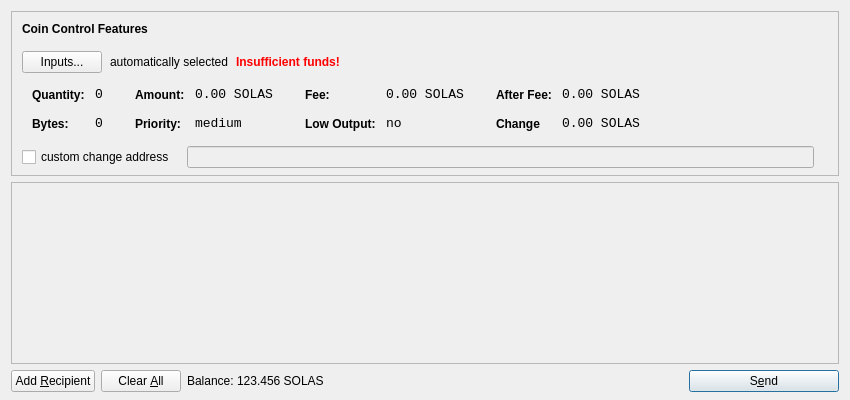
<?xml version="1.0" encoding="UTF-8"?>
<ui version="4.0">
 <class>SendCoinsDialog</class>
 <widget class="QDialog" name="SendCoinsDialog">
  <property name="geometry">
   <rect>
    <x>0</x>
    <y>0</y>
    <width>850</width>
    <height>400</height>
   </rect>
  </property>
  <property name="windowTitle">
   <string>Send Coins</string>
  </property>
  <layout class="QVBoxLayout" name="verticalLayout" stretch="0,1,0">
   <property name="bottomMargin">
    <number>8</number>
   </property>
   <item>
    <widget class="QFrame" name="frameCoinControl">
     <property name="sizePolicy">
      <sizepolicy hsizetype="Expanding" vsizetype="Expanding">
       <horstretch>0</horstretch>
       <verstretch>0</verstretch>
      </sizepolicy>
     </property>
     <property name="maximumSize">
      <size>
       <width>16777215</width>
       <height>16777215</height>
      </size>
     </property>
     <property name="frameShape">
      <enum>QFrame::StyledPanel</enum>
     </property>
     <property name="frameShadow">
      <enum>QFrame::Sunken</enum>
     </property>
     <layout class="QVBoxLayout" name="verticalLayoutCoinControl2">
      <property name="spacing">
       <number>-1</number>
      </property>
      <property name="leftMargin">
       <number>0</number>
      </property>
      <property name="topMargin">
       <number>0</number>
      </property>
      <property name="rightMargin">
       <number>0</number>
      </property>
      <property name="bottomMargin">
       <number>6</number>
      </property>
      <item>
       <layout class="QVBoxLayout" name="verticalLayoutCoinControl" stretch="0,0,0,0,1">
        <property name="spacing">
         <number>0</number>
        </property>
        <property name="leftMargin">
         <number>10</number>
        </property>
        <property name="topMargin">
         <number>10</number>
        </property>
        <item>
         <layout class="QHBoxLayout" name="horizontalLayoutCoinControl1">
          <property name="bottomMargin">
           <number>15</number>
          </property>
          <item>
           <widget class="QLabel" name="labelCoinControlFeatures">
            <property name="sizePolicy">
             <sizepolicy hsizetype="Preferred" vsizetype="Maximum">
              <horstretch>0</horstretch>
              <verstretch>0</verstretch>
             </sizepolicy>
            </property>
            <property name="font">
             <font>
              <weight>75</weight>
              <bold>true</bold>
             </font>
            </property>
            <property name="styleSheet">
             <string notr="true">font-weight:bold;</string>
            </property>
            <property name="text">
             <string>Coin Control Features</string>
            </property>
           </widget>
          </item>
         </layout>
        </item>
        <item>
         <layout class="QHBoxLayout" name="horizontalLayoutCoinControl2" stretch="0,0,0,0">
          <property name="spacing">
           <number>8</number>
          </property>
          <property name="bottomMargin">
           <number>10</number>
          </property>
          <item>
           <widget class="QPushButton" name="pushButtonCoinControl">
            <property name="styleSheet">
             <string notr="true"/>
            </property>
            <property name="text">
             <string>Inputs...</string>
            </property>
           </widget>
          </item>
          <item>
           <widget class="QLabel" name="labelCoinControlAutomaticallySelected">
            <property name="text">
             <string>automatically selected</string>
            </property>
            <property name="margin">
             <number>5</number>
            </property>
           </widget>
          </item>
          <item>
           <widget class="QLabel" name="labelCoinControlInsuffFunds">
            <property name="font">
             <font>
              <weight>75</weight>
              <bold>true</bold>
             </font>
            </property>
            <property name="styleSheet">
             <string notr="true">color:red;font-weight:bold;</string>
            </property>
            <property name="text">
             <string>Insufficient funds!</string>
            </property>
            <property name="margin">
             <number>5</number>
            </property>
           </widget>
          </item>
          <item>
           <spacer name="horizontalSpacerCoinControl">
            <property name="orientation">
             <enum>Qt::Horizontal</enum>
            </property>
            <property name="sizeHint" stdset="0">
             <size>
              <width>40</width>
              <height>1</height>
             </size>
            </property>
           </spacer>
          </item>
         </layout>
        </item>
        <item>
         <widget class="QWidget" name="widgetCoinControl" native="true">
          <property name="sizePolicy">
           <sizepolicy hsizetype="Preferred" vsizetype="Preferred">
            <horstretch>0</horstretch>
            <verstretch>0</verstretch>
           </sizepolicy>
          </property>
          <property name="minimumSize">
           <size>
            <width>0</width>
            <height>0</height>
           </size>
          </property>
          <property name="styleSheet">
           <string notr="true"/>
          </property>
          <layout class="QHBoxLayout" name="horizontalLayoutCoinControl5">
           <property name="margin">
            <number>0</number>
           </property>
           <item>
            <layout class="QHBoxLayout" name="horizontalLayoutCoinControl3" stretch="0,0,0,1">
             <property name="spacing">
              <number>20</number>
             </property>
             <property name="topMargin">
              <number>0</number>
             </property>
             <property name="bottomMargin">
              <number>10</number>
             </property>
             <item>
              <layout class="QFormLayout" name="formLayoutCoinControl1">
               <property name="horizontalSpacing">
                <number>10</number>
               </property>
               <property name="verticalSpacing">
                <number>14</number>
               </property>
               <property name="leftMargin">
                <number>10</number>
               </property>
               <property name="topMargin">
                <number>4</number>
               </property>
               <property name="rightMargin">
                <number>6</number>
               </property>
               <item row="0" column="0">
                <widget class="QLabel" name="labelCoinControlQuantityText">
                 <property name="styleSheet">
                  <string notr="true">font-weight:bold;</string>
                 </property>
                 <property name="text">
                  <string>Quantity:</string>
                 </property>
                 <property name="margin">
                  <number>0</number>
                 </property>
                </widget>
               </item>
               <item row="0" column="1">
                <widget class="QLabel" name="labelCoinControlQuantity">
                 <property name="font">
                  <font>
                   <family>Monospace</family>
                   <pointsize>10</pointsize>
                  </font>
                 </property>
                 <property name="cursor">
                  <cursorShape>IBeamCursor</cursorShape>
                 </property>
                 <property name="contextMenuPolicy">
                  <enum>Qt::ActionsContextMenu</enum>
                 </property>
                 <property name="text">
                  <string>0</string>
                 </property>
                 <property name="margin">
                  <number>0</number>
                 </property>
                 <property name="textInteractionFlags">
                  <set>Qt::LinksAccessibleByMouse|Qt::TextSelectableByKeyboard|Qt::TextSelectableByMouse</set>
                 </property>
                </widget>
               </item>
               <item row="1" column="0">
                <widget class="QLabel" name="labelCoinControlBytesText">
                 <property name="styleSheet">
                  <string notr="true">font-weight:bold;</string>
                 </property>
                 <property name="text">
                  <string>Bytes:</string>
                 </property>
                </widget>
               </item>
               <item row="1" column="1">
                <widget class="QLabel" name="labelCoinControlBytes">
                 <property name="font">
                  <font>
                   <family>Monospace</family>
                   <pointsize>10</pointsize>
                  </font>
                 </property>
                 <property name="cursor">
                  <cursorShape>IBeamCursor</cursorShape>
                 </property>
                 <property name="contextMenuPolicy">
                  <enum>Qt::ActionsContextMenu</enum>
                 </property>
                 <property name="text">
                  <string>0</string>
                 </property>
                 <property name="textInteractionFlags">
                  <set>Qt::LinksAccessibleByMouse|Qt::TextSelectableByKeyboard|Qt::TextSelectableByMouse</set>
                 </property>
                </widget>
               </item>
              </layout>
             </item>
             <item>
              <layout class="QFormLayout" name="formLayoutCoinControl2">
               <property name="horizontalSpacing">
                <number>10</number>
               </property>
               <property name="verticalSpacing">
                <number>14</number>
               </property>
               <property name="leftMargin">
                <number>6</number>
               </property>
               <property name="topMargin">
                <number>4</number>
               </property>
               <property name="rightMargin">
                <number>6</number>
               </property>
               <item row="0" column="0">
                <widget class="QLabel" name="labelCoinControlAmountText">
                 <property name="styleSheet">
                  <string notr="true">font-weight:bold;</string>
                 </property>
                 <property name="text">
                  <string>Amount:</string>
                 </property>
                 <property name="margin">
                  <number>0</number>
                 </property>
                </widget>
               </item>
               <item row="0" column="1">
                <widget class="QLabel" name="labelCoinControlAmount">
                 <property name="font">
                  <font>
                   <family>Monospace</family>
                   <pointsize>10</pointsize>
                  </font>
                 </property>
                 <property name="cursor">
                  <cursorShape>IBeamCursor</cursorShape>
                 </property>
                 <property name="contextMenuPolicy">
                  <enum>Qt::ActionsContextMenu</enum>
                 </property>
                 <property name="text">
                  <string>0.00 SOLAS</string>
                 </property>
                 <property name="textInteractionFlags">
                  <set>Qt::LinksAccessibleByMouse|Qt::TextSelectableByKeyboard|Qt::TextSelectableByMouse</set>
                 </property>
                </widget>
               </item>
               <item row="1" column="0">
                <widget class="QLabel" name="labelCoinControlPriorityText">
                 <property name="styleSheet">
                  <string notr="true">font-weight:bold;</string>
                 </property>
                 <property name="text">
                  <string>Priority:</string>
                 </property>
                </widget>
               </item>
               <item row="1" column="1">
                <widget class="QLabel" name="labelCoinControlPriority">
                 <property name="font">
                  <font>
                   <family>Monospace</family>
                   <pointsize>10</pointsize>
                  </font>
                 </property>
                 <property name="cursor">
                  <cursorShape>IBeamCursor</cursorShape>
                 </property>
                 <property name="contextMenuPolicy">
                  <enum>Qt::ActionsContextMenu</enum>
                 </property>
                 <property name="text">
                  <string>medium</string>
                 </property>
                 <property name="textInteractionFlags">
                  <set>Qt::LinksAccessibleByMouse|Qt::TextSelectableByKeyboard|Qt::TextSelectableByMouse</set>
                 </property>
                </widget>
               </item>
              </layout>
             </item>
             <item>
              <layout class="QFormLayout" name="formLayoutCoinControl3">
               <property name="horizontalSpacing">
                <number>10</number>
               </property>
               <property name="verticalSpacing">
                <number>14</number>
               </property>
               <property name="leftMargin">
                <number>6</number>
               </property>
               <property name="topMargin">
                <number>4</number>
               </property>
               <property name="rightMargin">
                <number>6</number>
               </property>
               <item row="0" column="0">
                <widget class="QLabel" name="labelCoinControlFeeText">
                 <property name="styleSheet">
                  <string notr="true">font-weight:bold;</string>
                 </property>
                 <property name="text">
                  <string>Fee:</string>
                 </property>
                 <property name="margin">
                  <number>0</number>
                 </property>
                </widget>
               </item>
               <item row="0" column="1">
                <widget class="QLabel" name="labelCoinControlFee">
                 <property name="font">
                  <font>
                   <family>Monospace</family>
                   <pointsize>10</pointsize>
                  </font>
                 </property>
                 <property name="cursor">
                  <cursorShape>IBeamCursor</cursorShape>
                 </property>
                 <property name="contextMenuPolicy">
                  <enum>Qt::ActionsContextMenu</enum>
                 </property>
                 <property name="text">
                  <string>0.00 SOLAS</string>
                 </property>
                 <property name="textInteractionFlags">
                  <set>Qt::LinksAccessibleByMouse|Qt::TextSelectableByKeyboard|Qt::TextSelectableByMouse</set>
                 </property>
                </widget>
               </item>
               <item row="1" column="0">
                <widget class="QLabel" name="labelCoinControlLowOutputText">
                 <property name="styleSheet">
                  <string notr="true">font-weight:bold;</string>
                 </property>
                 <property name="text">
                  <string>Low Output:</string>
                 </property>
                </widget>
               </item>
               <item row="1" column="1">
                <widget class="QLabel" name="labelCoinControlLowOutput">
                 <property name="font">
                  <font>
                   <family>Monospace</family>
                   <pointsize>10</pointsize>
                  </font>
                 </property>
                 <property name="cursor">
                  <cursorShape>IBeamCursor</cursorShape>
                 </property>
                 <property name="contextMenuPolicy">
                  <enum>Qt::ActionsContextMenu</enum>
                 </property>
                 <property name="text">
                  <string>no</string>
                 </property>
                 <property name="textInteractionFlags">
                  <set>Qt::LinksAccessibleByMouse|Qt::TextSelectableByKeyboard|Qt::TextSelectableByMouse</set>
                 </property>
                </widget>
               </item>
              </layout>
             </item>
             <item>
              <layout class="QFormLayout" name="formLayoutCoinControl4">
               <property name="horizontalSpacing">
                <number>10</number>
               </property>
               <property name="verticalSpacing">
                <number>14</number>
               </property>
               <property name="leftMargin">
                <number>6</number>
               </property>
               <property name="topMargin">
                <number>4</number>
               </property>
               <property name="rightMargin">
                <number>6</number>
               </property>
               <item row="0" column="0">
                <widget class="QLabel" name="labelCoinControlAfterFeeText">
                 <property name="styleSheet">
                  <string notr="true">font-weight:bold;</string>
                 </property>
                 <property name="text">
                  <string>After Fee:</string>
                 </property>
                 <property name="margin">
                  <number>0</number>
                 </property>
                </widget>
               </item>
               <item row="0" column="1">
                <widget class="QLabel" name="labelCoinControlAfterFee">
                 <property name="font">
                  <font>
                   <family>Monospace</family>
                   <pointsize>10</pointsize>
                  </font>
                 </property>
                 <property name="cursor">
                  <cursorShape>IBeamCursor</cursorShape>
                 </property>
                 <property name="contextMenuPolicy">
                  <enum>Qt::ActionsContextMenu</enum>
                 </property>
                 <property name="text">
                  <string>0.00 SOLAS</string>
                 </property>
                 <property name="textInteractionFlags">
                  <set>Qt::LinksAccessibleByMouse|Qt::TextSelectableByKeyboard|Qt::TextSelectableByMouse</set>
                 </property>
                </widget>
               </item>
               <item row="1" column="0">
                <widget class="QLabel" name="labelCoinControlChangeText">
                 <property name="styleSheet">
                  <string notr="true">font-weight:bold;</string>
                 </property>
                 <property name="text">
                  <string>Change</string>
                 </property>
                </widget>
               </item>
               <item row="1" column="1">
                <widget class="QLabel" name="labelCoinControlChange">
                 <property name="font">
                  <font>
                   <family>Monospace</family>
                   <pointsize>10</pointsize>
                  </font>
                 </property>
                 <property name="cursor">
                  <cursorShape>IBeamCursor</cursorShape>
                 </property>
                 <property name="contextMenuPolicy">
                  <enum>Qt::ActionsContextMenu</enum>
                 </property>
                 <property name="text">
                  <string>0.00 SOLAS</string>
                 </property>
                 <property name="textInteractionFlags">
                  <set>Qt::LinksAccessibleByMouse|Qt::TextSelectableByKeyboard|Qt::TextSelectableByMouse</set>
                 </property>
                </widget>
               </item>
              </layout>
             </item>
            </layout>
           </item>
          </layout>
         </widget>
        </item>
        <item>
         <layout class="QHBoxLayout" name="horizontalLayoutCoinControl4" stretch="0,0,0">
          <property name="spacing">
           <number>12</number>
          </property>
          <property name="sizeConstraint">
           <enum>QLayout::SetDefaultConstraint</enum>
          </property>
          <property name="topMargin">
           <number>5</number>
          </property>
          <property name="rightMargin">
           <number>5</number>
          </property>
          <item>
           <widget class="QCheckBox" name="checkBoxCoinControlChange">
            <property name="text">
             <string>custom change address</string>
            </property>
           </widget>
          </item>
          <item>
           <widget class="QLineEdit" name="lineEditCoinControlChange">
            <property name="enabled">
             <bool>false</bool>
            </property>
            <property name="sizePolicy">
             <sizepolicy hsizetype="Expanding" vsizetype="Fixed">
              <horstretch>0</horstretch>
              <verstretch>0</verstretch>
             </sizepolicy>
            </property>
           </widget>
          </item>
          <item>
           <widget class="QLabel" name="labelCoinControlChangeLabel">
            <property name="sizePolicy">
             <sizepolicy hsizetype="Preferred" vsizetype="Expanding">
              <horstretch>0</horstretch>
              <verstretch>0</verstretch>
             </sizepolicy>
            </property>
            <property name="minimumSize">
             <size>
              <width>0</width>
              <height>0</height>
             </size>
            </property>
            <property name="text">
             <string/>
            </property>
            <property name="margin">
             <number>3</number>
            </property>
           </widget>
          </item>
         </layout>
        </item>
        <item>
         <spacer name="verticalSpacerCoinControl">
          <property name="orientation">
           <enum>Qt::Vertical</enum>
          </property>
          <property name="sizeHint" stdset="0">
           <size>
            <width>800</width>
            <height>1</height>
           </size>
          </property>
         </spacer>
        </item>
       </layout>
      </item>
     </layout>
    </widget>
   </item>
   <item>
    <widget class="QScrollArea" name="scrollArea">
     <property name="widgetResizable">
      <bool>true</bool>
     </property>
     <widget class="QWidget" name="scrollAreaWidgetContents">
      <property name="geometry">
       <rect>
        <x>0</x>
        <y>0</y>
        <width>830</width>
        <height>165</height>
       </rect>
      </property>
      <layout class="QVBoxLayout" name="verticalLayout_2">
       <property name="margin">
        <number>0</number>
       </property>
       <item>
        <layout class="QVBoxLayout" name="entries">
         <property name="spacing">
          <number>6</number>
         </property>
        </layout>
       </item>
       <item>
        <spacer name="verticalSpacer">
         <property name="orientation">
          <enum>Qt::Vertical</enum>
         </property>
         <property name="sizeHint" stdset="0">
          <size>
           <width>20</width>
           <height>40</height>
          </size>
         </property>
        </spacer>
       </item>
      </layout>
     </widget>
    </widget>
   </item>
   <item>
    <layout class="QHBoxLayout" name="horizontalLayout">
     <item>
      <widget class="QPushButton" name="addButton">
       <property name="toolTip">
        <string>Send to multiple recipients at once</string>
       </property>
       <property name="text">
        <string>Add &amp;Recipient</string>
       </property>
       <property name="icon">
        <iconset resource="../bitcoin.qrc">
         <normaloff>:/icons/add</normaloff>:/icons/add</iconset>
       </property>
       <property name="autoDefault">
        <bool>false</bool>
       </property>
      </widget>
     </item>
     <item>
      <widget class="QPushButton" name="clearButton">
       <property name="sizePolicy">
        <sizepolicy hsizetype="Minimum" vsizetype="Fixed">
         <horstretch>0</horstretch>
         <verstretch>0</verstretch>
        </sizepolicy>
       </property>
       <property name="toolTip">
        <string>Remove all transaction fields</string>
       </property>
       <property name="text">
        <string>Clear &amp;All</string>
       </property>
       <property name="icon">
        <iconset resource="../bitcoin.qrc">
         <normaloff>:/icons/remove</normaloff>:/icons/remove</iconset>
       </property>
       <property name="autoRepeatDelay">
        <number>300</number>
       </property>
       <property name="autoDefault">
        <bool>false</bool>
       </property>
      </widget>
     </item>
     <item>
      <layout class="QHBoxLayout" name="horizontalLayout_2">
       <property name="spacing">
        <number>3</number>
       </property>
       <item>
        <widget class="QLabel" name="label">
         <property name="sizePolicy">
          <sizepolicy hsizetype="Preferred" vsizetype="Fixed">
           <horstretch>0</horstretch>
           <verstretch>0</verstretch>
          </sizepolicy>
         </property>
         <property name="text">
          <string>Balance:</string>
         </property>
        </widget>
       </item>
       <item>
        <widget class="QLabel" name="labelBalance">
         <property name="sizePolicy">
          <sizepolicy hsizetype="Preferred" vsizetype="Fixed">
           <horstretch>0</horstretch>
           <verstretch>0</verstretch>
          </sizepolicy>
         </property>
         <property name="cursor">
          <cursorShape>IBeamCursor</cursorShape>
         </property>
         <property name="text">
          <string>123.456 SOLAS</string>
         </property>
         <property name="textInteractionFlags">
          <set>Qt::LinksAccessibleByMouse|Qt::TextSelectableByKeyboard|Qt::TextSelectableByMouse</set>
         </property>
        </widget>
       </item>
      </layout>
     </item>
     <item>
      <spacer name="horizontalSpacer">
       <property name="orientation">
        <enum>Qt::Horizontal</enum>
       </property>
       <property name="sizeHint" stdset="0">
        <size>
         <width>40</width>
         <height>20</height>
        </size>
       </property>
      </spacer>
     </item>
     <item>
      <widget class="QPushButton" name="sendButton">
       <property name="minimumSize">
        <size>
         <width>150</width>
         <height>0</height>
        </size>
       </property>
       <property name="toolTip">
        <string>Confirm the send action</string>
       </property>
       <property name="text">
        <string>S&amp;end</string>
       </property>
       <property name="icon">
        <iconset resource="../bitcoin.qrc">
         <normaloff>:/icons/send</normaloff>:/icons/send</iconset>
       </property>
       <property name="default">
        <bool>true</bool>
       </property>
      </widget>
     </item>
    </layout>
   </item>
  </layout>
 </widget>
 <resources>
  <include location="../bitcoin.qrc"/>
 </resources>
 <connections/>
</ui>
